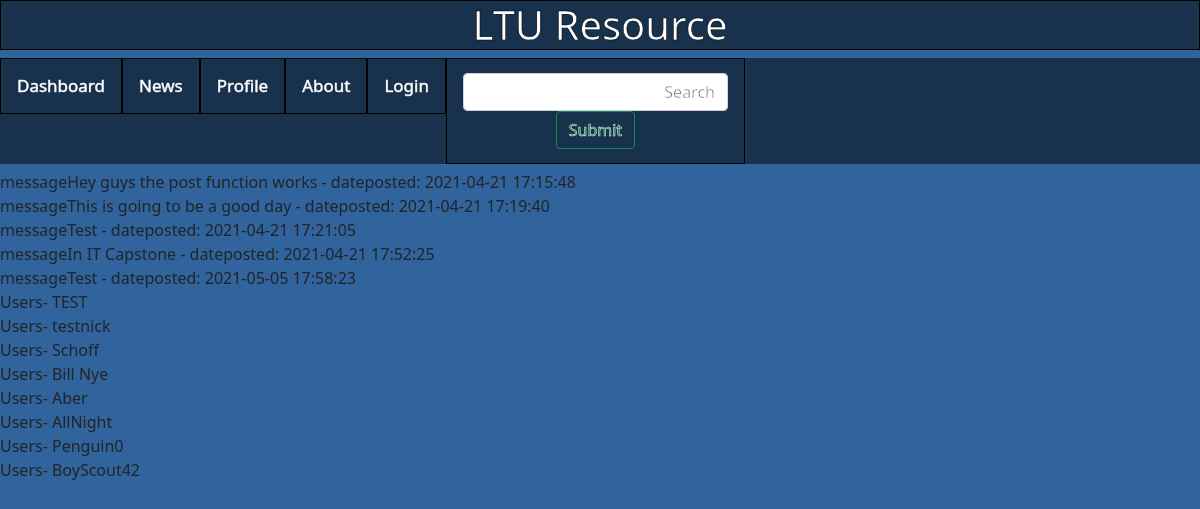
/SearchAction.php, run on an earlier commit of the app's database.
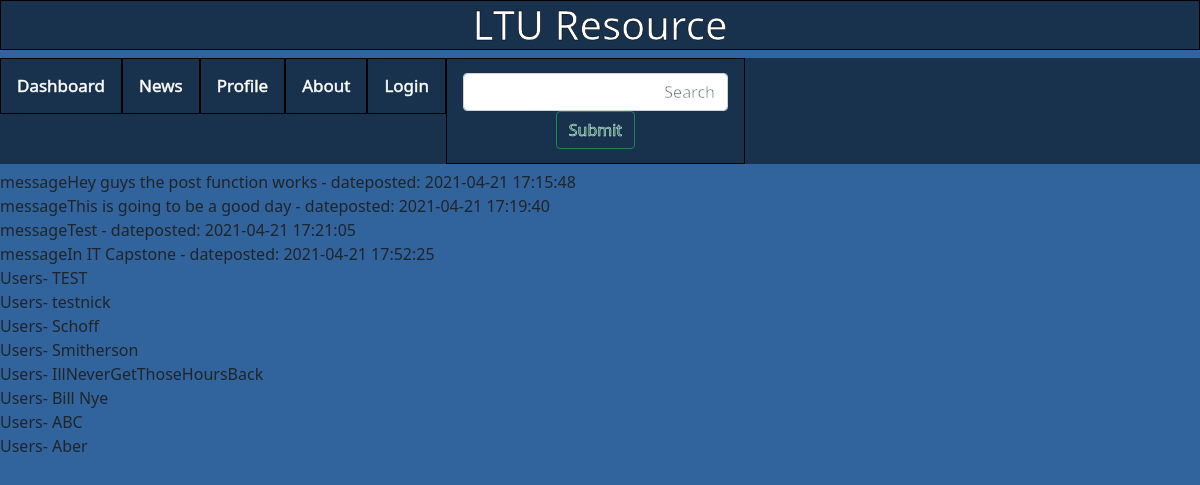
And on a later commit of the database.
### tables this page shows
CREATE TABLE IF NOT EXISTS `post` (
  `postid` int NOT NULL AUTO_INCREMENT,
  `message` varchar(256) NOT NULL,
  `dateposted` datetime NOT NULL DEFAULT CURRENT_TIMESTAMP,
  `file` varchar(32) DEFAULT NULL,
  `userid` int NOT NULL,
  PRIMARY KEY (`postid`),
  KEY `userid` (`userid`)
);

CREATE TABLE IF NOT EXISTS `user` (
  `userid` int NOT NULL AUTO_INCREMENT,
  `nickname` varchar(32) NOT NULL,
  `password` varchar(32) NOT NULL,
  `email` varchar(32) NOT NULL,
  `profilepicture` varchar(32) DEFAULT NULL,
  `bio` varchar(128) DEFAULT NULL,
  `fname` varchar(32) DEFAULT NULL,
  `lname` varchar(32) DEFAULT NULL,
  `dob` date DEFAULT NULL,
  PRIMARY KEY (`userid`)
);

### SearchAction.php (the view, shortened to what this page needs)
<?php
include 'Connection.php';
$search = $_REQUEST['input'];
$sqlget = "SELECT post.message, post.dateposted, user.nickname FROM post LEFT JOIN user ON post.userid = user.userid WHERE message LIKE '%$search%'";
$sqlsnag = "SELECT nickname FROM user WHERE nickname LIKE '%$search%'";
$result = $conn->query($sqlget);
$result2 = $conn->query($sqlsnag);
if (isset($_SESSION["user"]) && !empty($_SESSION["user"])){
	echo "<!doctype html>
	<html>
	<head>
	<meta charset='utf-8'>
	<title>Untitled Document</title>
		<link href='https://cdn.jsdelivr.net/npm/bootstrap@5.0.0-beta3/dist/css/bootstrap.min.css' rel='stylesheet'>
		<link href = 'Style.css' rel = 'stylesheet'>
	</head>
	<body>
		<h1 class = 'header'> LTU Resource</h1>
		<div class='topnav'>
			<a class='dash' href='Dashboard.php'>Dashboard</a>
			<a class='das' href='News.php'>News</a>
			<a class='dash' href='Profile.html'>Profile</a>
			<a class='dash' href='About.php'>About</a>
			<a class='dash' href='Logout.php'>Logout</a>
			<a>
				<form class='dash' action = 'SearchAction.php'>
					<input class='form-control me-2'  id = 'input' name = 'input' type='text' placeholder='Search' aria-label='Search' style = 'width: 100%; text-align: right; color: black;'>
					<input class='btn btn-outline-success' type='submit'>
				</form>
			</a>
		</div>
	</body>
	</html>";
	}
else{
	echo "<!doctype html>
	<html>
	<head>
	<meta charset='utf-8'>
	<title>Untitled Document</title>
		<link href='https://cdn.jsdelivr.net/npm/bootstrap@5.0.0-beta3/dist/css/bootstrap.min.css' rel='stylesheet'>
		<link href = 'Style.css' rel = 'stylesheet'>
	</head>
	<body>
		<h1 class = 'header'> LTU Resource</h1>
		<div class='topnav'>
			<a class='dash' href='Dashboard.php'>Dashboard</a>
			<a class='das' href='News.php'>News</a>
			<a class='dash' href='Profile.html'>Profile</a>
			<a class='dash' href='About.php'>About</a>
			<a class='dash' href='Login.php'>Login</a>
			<a>
				<form class='dash' action = 'SearchAction.php'>
					<input class='form-control me-2'  id = 'input' name = 'input' type='text' placeholder='Search' aria-label='Search' style = 'width: 100%; text-align: right; color: black;'>
					<input class='btn btn-outline-success' type='submit'>
				</form>
			</a>
		</div>
	</body>
	</html>";
	}
if ($result->num_rows > 0) {
  while($row = $result->fetch_assoc()) {
    echo "message" . $row["message"]. " - dateposted: " . $row["dateposted"]. " <br>";
  }
} else {
  echo "Posts- 0 results" . "<br>";
}
if ($result2->num_rows > 0) {
  while($row = $result2->fetch_assoc()) {
    echo "Users- " . $row["nickname"]. "<br>";
  }
} else {
  echo "Profiles- ". "0 results";
}
?>

### Style.css (style rules this page uses)
body { background-color: #31639C; width: 100%; height: 100%; }
.header { background-color: rgba(0, 0, 0, 0.5); color: white; text-align: center; border: 1px solid black; -webkit-text-stroke: .5px black; }
.topnav { align-items: center; background-color: rgba(0, 0, 0, 0.5); overflow: hidden; display: inline-block; width: 100%; -webkit-text-stroke: .5px white; font-weight: 500; }
.topnav a { float: left; color: white; text-align: center; padding: 14px 16px; text-decoration: none; font-size: 17px; border: 1px solid black }
form { color: white; }

What changed in the data, as far as the page shows it:
removed post: message "Test", dateposted "2021-05-05 17:58:23"
removed user: nickname "AllNight"
removed user: nickname "Penguin0"
removed user: nickname "BoyScout42"
added user: nickname "Smitherson"
added user: nickname "IllNeverGetThoseHoursBack"
added user: nickname "ABC"
